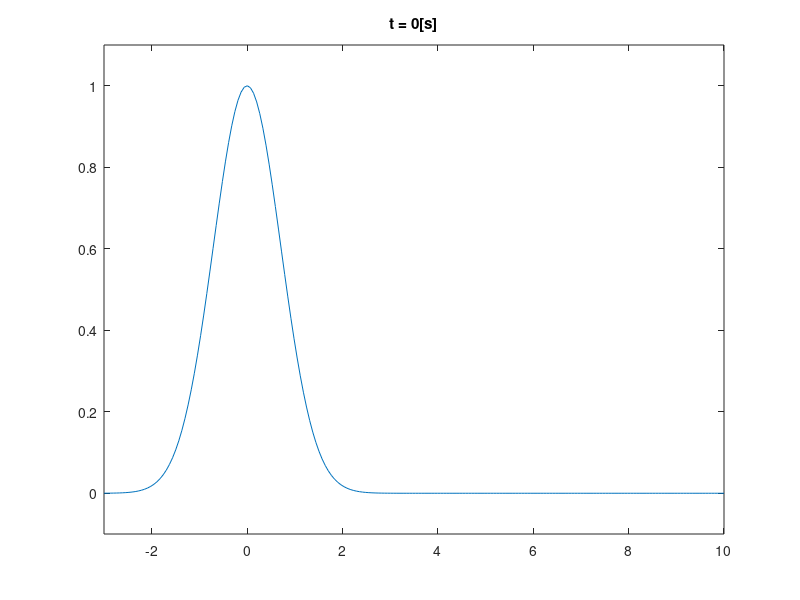

The MATLAB script that drew this image: (Note: this script raises an error after producing the figure.)
%% Input Parameters
c = 1;
t = 0;
x = linspace(-3,10, 200);
fig = figure;
p = plot(x, exp(-(x-c*t).^2)); % Initial plot
xlim([-3,10]);ylim([-0.1,1.1]);
name = title(['t = ',num2str(t),'[s]']);


for t = 0:0.2:10 % timedata
    name = title(['t = ',num2str(t),'[s]']);
    p.YData = exp(-(x-c*t).^2);
    drawnow;
    filename = sprintf('result/plot%04.1f.png', t); % file name 
%     saveas(fig, filename); % save figure as png
end
    
